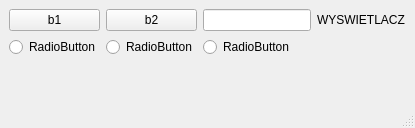
<?xml version="1.0" encoding="UTF-8"?>
<ui version="4.0">
 <class>MainWindow</class>
 <widget class="QMainWindow" name="MainWindow">
  <property name="geometry">
   <rect>
    <x>0</x>
    <y>0</y>
    <width>415</width>
    <height>128</height>
   </rect>
  </property>
  <property name="sizePolicy">
   <sizepolicy hsizetype="Preferred" vsizetype="Preferred">
    <horstretch>0</horstretch>
    <verstretch>0</verstretch>
   </sizepolicy>
  </property>
  <property name="windowTitle">
   <string>MainWindow</string>
  </property>
  <property name="layoutDirection">
   <enum>Qt::LeftToRight</enum>
  </property>
  <property name="autoFillBackground">
   <bool>false</bool>
  </property>
  <widget class="QWidget" name="centralwidget">
   <layout class="QFormLayout" name="formLayout">
    <item row="0" column="0">
     <layout class="QGridLayout" name="gridLayout">
      <property name="verticalSpacing">
       <number>6</number>
      </property>
      <item row="3" column="0">
       <widget class="QRadioButton" name="radioButton">
        <property name="text">
         <string>RadioButton</string>
        </property>
       </widget>
      </item>
      <item row="2" column="1">
       <widget class="QPushButton" name="b2">
        <property name="text">
         <string>b2</string>
        </property>
       </widget>
      </item>
      <item row="3" column="2">
       <widget class="QRadioButton" name="radioButton_3">
        <property name="text">
         <string>RadioButton</string>
        </property>
       </widget>
      </item>
      <item row="2" column="3">
       <widget class="QLabel" name="label">
        <property name="text">
         <string>WYSWIETLACZ</string>
        </property>
       </widget>
      </item>
      <item row="3" column="1">
       <widget class="QRadioButton" name="radioButton_2">
        <property name="text">
         <string>RadioButton</string>
        </property>
       </widget>
      </item>
      <item row="2" column="2">
       <widget class="QLineEdit" name="lineEdit">
        <property name="enabled">
         <bool>true</bool>
        </property>
        <property name="sizePolicy">
         <sizepolicy hsizetype="Fixed" vsizetype="Fixed">
          <horstretch>0</horstretch>
          <verstretch>0</verstretch>
         </sizepolicy>
        </property>
        <property name="layoutDirection">
         <enum>Qt::RightToLeft</enum>
        </property>
        <property name="alignment">
         <set>Qt::AlignLeading|Qt::AlignLeft|Qt::AlignTop</set>
        </property>
       </widget>
      </item>
      <item row="2" column="0">
       <widget class="QPushButton" name="b1">
        <property name="text">
         <string>b1</string>
        </property>
       </widget>
      </item>
     </layout>
    </item>
   </layout>
  </widget>
  <widget class="QMenuBar" name="menubar">
   <property name="geometry">
    <rect>
     <x>0</x>
     <y>0</y>
     <width>415</width>
     <height>31</height>
    </rect>
   </property>
  </widget>
  <widget class="QStatusBar" name="statusbar"/>
 </widget>
 <resources/>
 <connections/>
</ui>
